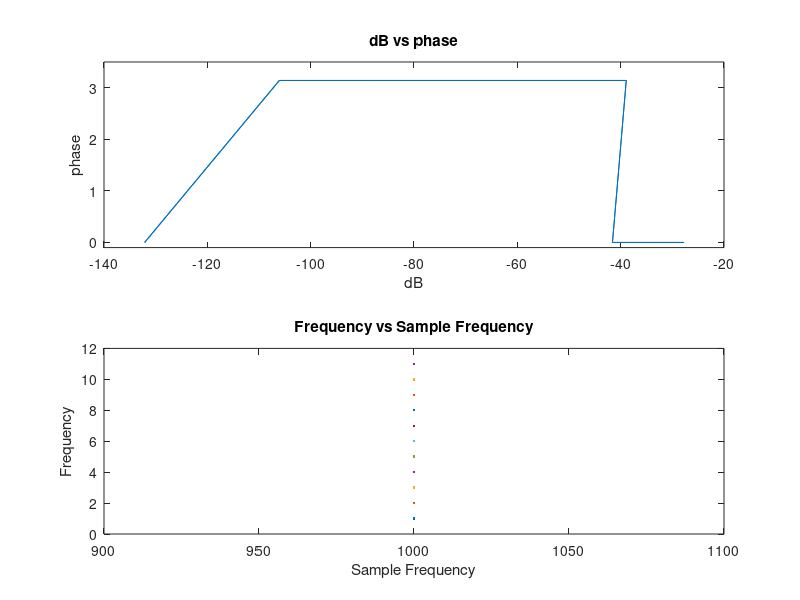
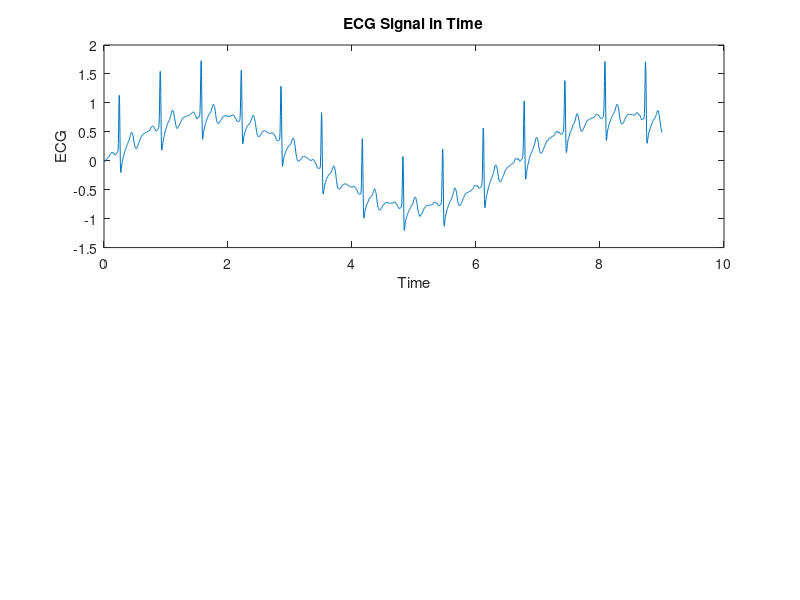

Reproduce these figures in MATLAB, in order. (Note: this script raises an error after producing the figures.)
% Christopher Morales
% EE 4820 4/24/2022
%% Problem 1
%%%%%%%%%%
% PART A %
%%%%%%%%%%

% 4y[n] + 8y[n-1] - 7y[n-3] -84y[n-3] - 201y[n-4] + 740y[n-5] - 201y[n-6]
% -84y[n-7] - 7y[n-8] + 8y[n-9] + 4y[n-10] = x[n]

% y * (4[n] + 8[n-1] - 7[n-3] -84[n-3] - 201[n-4] + 740[n-5] - 201[n-6]
% -84[n-7] - 7[n-8] + 8[n-9] + 4[n-10]) = x[n]

%  blah = (4[n] + 8[n-1] - 7[n-3] -84[n-3] - 201[n-4] + 740[n-5] - 201[n-6]
% -84[n-7] - 7[n-8] + 8[n-9] + 4[n-10])

% y * blah = x -> H = y / x = 1 / blah

% Frequency Sampling rate (f = fs/nfft -> fs = f*nfft)
fs = 1 * 1000;

% Amount of samples going into the tranfer function
z = 1:fs;

% Transfer Function Hn = Yn/Xn
Xn = 1;
Yn = [4 8 -7 -84 -201 740 -201 -84 -7 8 4];

% Attempt to updated 1000 samples per function
for i = 1 : length(Yn)
    for j = 1 : length(fs)

        Yn(i) = Yn(i)*z(j).^(i);

    end
end

Hn = Xn./Yn;

% Frequency domain vector
f = [ 1 : length(Hn) ] * fs/1000 ;

% Getting the phase of the transfer function
Hnphase = angle(Hn);

% Signal to dB ( y = 20 * log10(abs(Hn)) )
Hn = 20 * log(abs(Hn));

% Making a vector of ones
one = fs * ones(1, length(f));

% Creating a figure
figure(1);

subplot(2,1,1);
plot(Hn, Hnphase);
title('dB vs phase');
xlabel('dB');
ylabel('phase');
axis([-140 -20 -0.1 3.5]);

subplot(2, 1, 2);
plot(fs, f );
title('Frequency vs Sample Frequency');
xlabel('Sample Frequency');
ylabel('Frequency');

% By looking at the first plot (cB vs phase), we can tell the type of
% filter is a bandpass filter. Eliminating very high and low frequencies
% around -38 dB the filter haves a sharp cutoff while the begining has a
% slope 

% A passband gain is a logrithmic scale in decibel. Looking at the singal
% to dB line, we can see the decibel, the output when given will be
% subtracted by three due to ripple effect or small impulses of gain of db
% that is not in steady state form

% The cutoff frequency, we need to apply the fast fourier transform and to
% plot the magnitude of the fft and frequency. In doing so, we will get a
% spectrum of of the signal, whenever steady state starts to becomes
% unstable then we want to cutoff that signal. So when visually looking at
% the graph, we can determine when the singal starts to become unstable,
% example will be demonstrated in problem 2. Where we need to determine
% what is fc and we are approaximating fc leaving steady state.

Xf = fft(Hn);
Xfmag = abs(Hn);


%% Problem 2

% Loading file
load ecg_fs250Hz.mat;

% Creating a figure
figure(2);

% Creating the time domain vector
t1 = [1:length(x)]/fs;

% Plotting the signal and determining the what signal we are dealing with 
subplot(2,1,1);
plot(t1, x);
title("ECG Signal in Time");
xlabel('Time');
ylabel('ECG');

% By looking at the plot we can see a bunch of high signals spiking. To
% eliminate these signals we need to use a low pass filter to allow the
% low frequency and eliminating the high frequency. 

% Resolution 
Nfft = 2^7;

% Creating the length 
L = length(x);

% Creating how many windows
Lwin = round(L/50);

% Creating the type of window
win = window(@hamming, Lwin);

% How much to overlap on the window
Noverlap = round(Lwin*0.50);

% Applying the spectrogram
%[y, f, t] = stft(x, fs,'Window', win, 'OverlapLength', Noverlap, 'FFTlength', Nfft);
[y, f, t] = spectrogram(x, win, Noverlap, Nfft, fs);


% Creating a figure
figure(3);

% Plotting the signal before filtering for comparing before and after
imagesc(t,f,abs(y));
colorbar;
xlabel('Time');
ylabel('Frequency');
title('Spectrogram, determining the frequency range');

% By viewing the spectrum and zooming in we can see the range of the
% frequency is from 0 to 6 hertz with a duration of 1.5 seconds following
% with no signal for 1.5 seconds. I would make the cut off frequency
% between 0 to 6 hertz to eliminate any noise in the system. 
% HOWEVER, the frequency is so low (0 to 6 hertz) and determining the cut 
% off frequency would be difficult due to the bandwidth we have.
% With this in mind, we will do the fast fourier transform to determine the
% frequency cutoff happens

% Applying the fast fourier transform
Xf = fft(x);

% Getting the magnitude of the fft
Xfmag = abs(Xf);

% Creating figure
figure(4);

% Plotting the magnitude and the time vector to determine and visually
% inspect what will be the frequency cutoff that will be used for the
% filtering process

% Frequency vector
f1 = [1:length(t1)] * fs/length(t1);

% Plotting to determine fc
plot(f1, Xfmag);
title('Magnitude vs Frequency');
xlabel('Frequency');
ylabel('FFT Magnitude');

% Zooming out to see the giant spikes but we could see at the beginning and
% at the end of the spectrum that the signal is 
axis([-5 255 0 900])

% My obsevation to determine frequency cutoff is:
fc = 5;

% Frequency Constraint
Wn = fc/(fs/2);

% Filter Order, Nyquist Frequnecy (stated by matlab)
N = Lwin - 1;

% Filter Coeffiecient, high pass filter
B = fir1(N, Wn, "high");

% Performs zero phase filtering (eliminates oscillation of the signal)
y1 = filtfilt(B, 1, x);

% Recalling figure 1
figure(2);

% Plotting the original signal
subplot(2,1,1);
plot(t1, x);
title("ECG Signal in Time");
xlabel('Time');
ylabel('ECG');

% Plotting the filtered signal
subplot(2,1,2);
plot(t1,y1);
title('ECG Signal in Time (Filtered)');
xlabel('Time');
ylabel('ECG');

% Final Observations, the original signal had high frequencies while the
% ECG looks like a sinsoidal (showing oscillation). By  using fft to 
% determine when the frequency starts to be "noisy" (f vs XFmag) we will 
% cut off the frequncy. In doing so, when we applied the FIR1 and FILTFILT, 
% we are stopping/eliminating the noise/oscillation. Once we plot the 
% filtered ECG signal, we can see the magnitude have been reduce by half 
% and the signal is ub a constant state (not acting like a sinsoidal) 

%% Problem 3

% Load file
load ecg60HzNoise.mat;

% Frequency (Noise)
fn = 60;

% Number of samples
nfft = length(x);

% Frequency Sample (f = fs/nfft -> fs = f*nfft, f = fn)
fs = fn*nfft;

% Creating the time vector
t = [1:length(x)]/fs;

% Creating the figure
figure(5);

% Plotting corrupt ECG signal
plot(t, x);
title('Noisy signal in time');
xlabel('Time');
ylabel('Noisy ECG');

% Frequency cutoff
fc = [57:62];
%fc = 60;

% Creating the length 
L = length(x);

% Creating how many windows
Lwin = round(L/200);

% Frequency Constraint
Wn = fc/(fs/2);

% Filter Order
N = 512;

% Filter Coeffiecient, high pass filter
B = fir1(N, Wn, "bandpass");

% Getting the convolution
y = conv(x, B, 'same');

% Samples for the xero pahse to work
Nfft = 2^10;

% Performs zero phase filtering 
[H, w] = freqz(B, 1, Nfft);

% Creating the frequency vector (f = (fs/2) * w )
f = (fs/2) * w ;

% Creating a figure
figure(6);

% Checking/verifying what type of filter 
plot(f,abs(H));
title('Determining type of filter');
xlabel('Fequency');
ylabel('Magnitude H');

% Creating a figure
figure(7);

% Plotting the filter signal
plot(t, y)
title('Filtered signal in Time');
xlabel('Time');
ylabel('Filtered ECG');